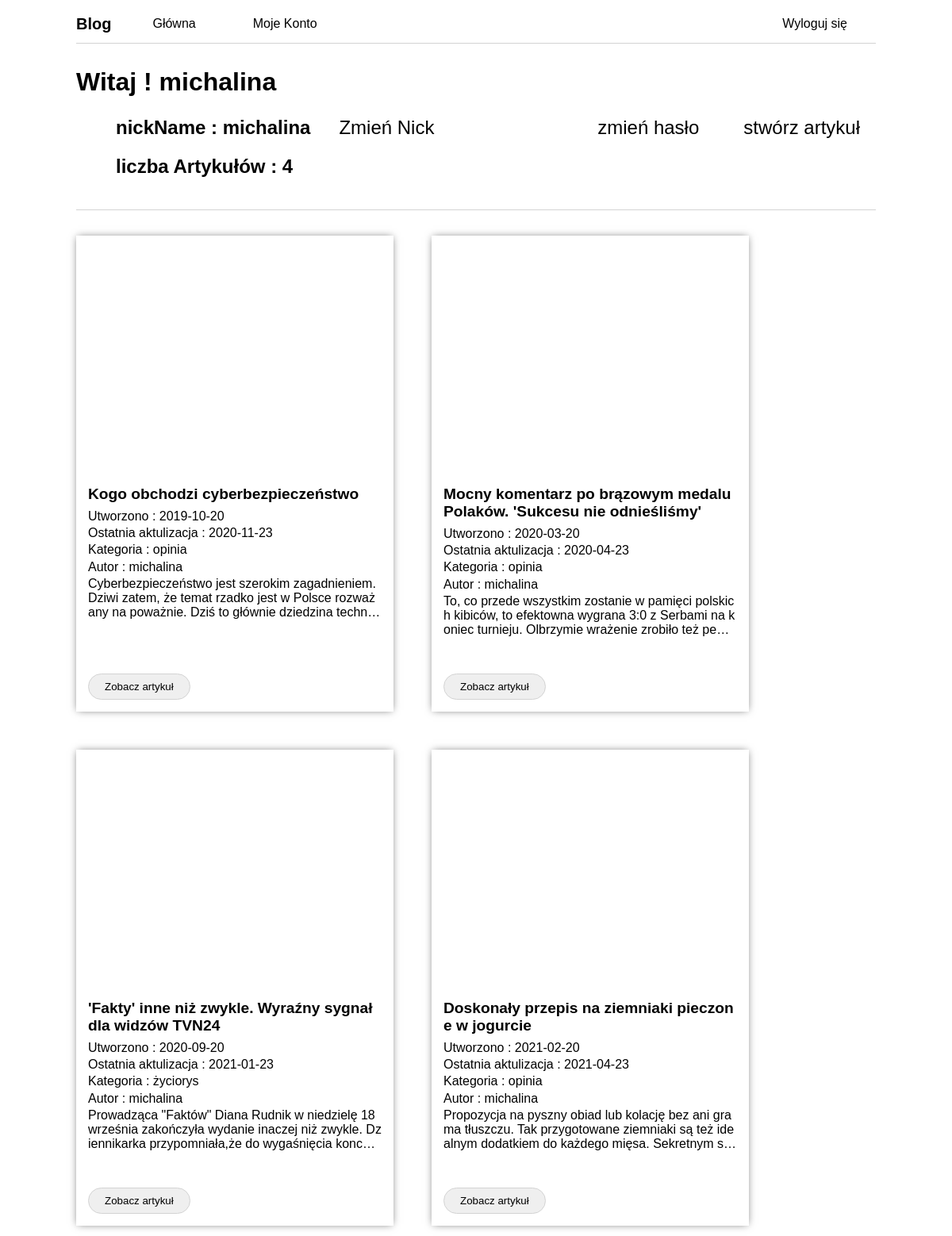
The app's page /moje/moje-konto.php (signed in) with its own data.
### tables this page shows
create table user_login(
        user_id int auto_increment not null,
        nickName varchar(50) not null,
        password varchar(500) not null,
        primary key(user_id)
);

create table article (
        article_id int auto_increment not null,
        article_header varchar(255) not null,
        article_src varchar(1000),
        article_text LONGTEXT,
        article_category_id int,
        article_created DATE not null,
        article_updated DATE not null,
        article_owner_id int,
        FOREIGN KEY(article_category_id) REFERENCES article_category (category_id),
        FOREIGN KEY(article_owner_id) REFERENCES user_login (user_id),
        primary key(article_id)
);

### components/articles.php (the view, shortened to what this page needs)
<!DOCTYPE html>
<html lang="en">
<head>
</head>
<body>
<?php
if($_SESSION['logged']){
    $loggedID = $_SESSION['loggedID'];
    $myarticleQ = "SELECT * from article inner join user_login on article_owner_id = user_login.user_id where article_owner_id = '$loggedID'";
    $myarticleR = mysqli_query($server,$myarticleQ);
    echo "<div class='articles' >";
    while($d = mysqli_fetch_array($myarticleR)){
        $text = json_decode($d['article_text'], true, 512, JSON_UNESCAPED_UNICODE);
        $category = $d['article_category_id'];
        if($category == 1) $textCategory = "życiorys";
        if($category == 2) $textCategory = "opinia";
        echo "<form class='article' method='post'>";
        echo "<div style='background-image: url($d[article_src])' class='image' ></div>";
        echo "<div class='article_info' >";
        echo "<h1>$d[article_header]</h1>";
        echo "<p>Utworzono : $d[article_created]</p>";
        echo "<p>Ostatnia aktulizacja : $d[article_updated]</p>";
        echo "<p>Kategoria : $textCategory</p>";
        echo "<p>Autor : $d[nickName]</p>";
        echo "<p>$text[text_1]</p>";
        echo "</div>";
        echo "<button type='submit' name='article' value='$d[article_id]' >Zobacz artykuł</button>";
        echo "</form>";
    }
    echo "</div>";
}
?>
</body>
</html>

### moje/moje-konto.php (shortened to what this page needs)
<?php
$server = mysqli_connect('localhost','root','');
?>
<!DOCTYPE html>
<html lang="pl">
<head>
   <link rel="stylesheet" href="../main.css">
</head>
<body>
   <?php include("../components/nav.php") ?>
    <div class="user-info">
        <?php
            $loggedID = $_SESSION['loggedID'];
            $nickq = "SELECT nickName from user_login where user_id = '$loggedID' ";
            $nickr = mysqli_query($server,$nickq);
            if(mysqli_query($server,$nickq)){
                while($d = mysqli_fetch_array($nickr)){
                    echo "<h1>Witaj ! $d[nickName]</h1>";
                }
            } else {
                $_SESSION['logged'] = false;
                $_SESSION['loggedID'] = 0;
                $url = $_SESSION['actualLink']."konto/zaloguj.php";
                header( "Location: $url" );
            }
        ?>
        <div class="user-stats" >
            <?php
                $loggedID = $_SESSION['loggedID'];
                $nickq = "SELECT nickName from user_login where user_id = '$loggedID' ";
                $nickr = mysqli_query($server,$nickq);
                if(mysqli_query($server,$nickq)){
                    while($d = mysqli_fetch_array($nickr)){
                        echo "<div>";
                            echo "<div>";
                                echo "<h1>nickName : $d[nickName]</h1> <a href='zmien-nick.php' >Zmień Nick</a>";
                            echo "</div>";
                            echo "<div class='zmien-haslo'>";
                                echo "<a href='zmien-haslo.php'>zmień hasło</a>";
                                echo "<a href='stworz-artykul.php'>stwórz artykuł</a>";
                            echo "</div>";
                        echo "</div>";
                    }
                }
                $nickq = "SELECT count(article_id) as suma from article where article_owner_id = '$loggedID' ";
                $nickr = mysqli_query($server,$nickq);
                if(mysqli_query($server,$nickq)){
                    while($d = mysqli_fetch_array($nickr)){
                        echo "<h1>liczba Artykułów : $d[suma]</h1>";
                    }
                }
            ?>
        </div>
    </div>
    <?php include("../components/articles.php") ?>
</body>
</html>

### components/nav.php
<header>
    <div class='nav' >
        <h1>Blog</h1>
        <?php
            $url = $_SESSION['mainLink'];
            echo "<a href='$url' >Główna</a>";
        ?>
        <?php
            $logged = $_SESSION['logged'];
            if($logged){
                $url = $_SESSION['actualLink']."moje/moje-konto.php";
                echo "<a href='$url' >Moje Konto</a>";
            }
        ?>
    </div>
    <div class='logged'>
        <?php
            $logged = $_SESSION['logged'];
            if(!$logged){
                $url = $_SESSION['actualLink']."konto/zaloguj.php";
                echo "<a href='$url' >Zaloguj się</a>";
            } else {
                $url = $_SESSION['actualLink']."konto/wyloguj.php";
                echo "<a href='$url' >Wyloguj się</a>";
            }
        ?>
    </div>
</header>

### main.css (style rules this page uses)
* { margin: 0; padding: 0; -webkit-box-sizing: border-box; box-sizing: border-box; color: black; font-family: 'Poppins', sans-serif; }
a { color: black; text-decoration: none; padding: 5px 20px; -webkit-transition: all .2s ease-in-out; transition: all .2s ease-in-out; }
body { padding: 1rem 8vw; }
header { display: -webkit-box; display: -ms-flexbox; display: flex; -webkit-box-align: center; -ms-flex-align: center; align-items: center; -webkit-box-pack: justify; -ms-flex-pack: justify; justify-content: space-between; padding-bottom: 10px; border-bottom: 1px solid lightgray; }
header .nav h1 { font-size: 20px; font-weight: 800; margin-right: 1rem; }
header .nav, header .logged { display: -webkit-box; display: -ms-flexbox; display: flex; -webkit-box-orient: horizontal; -webkit-box-direction: normal; -ms-flex-direction: row; flex-direction: row; -webkit-box-align: center; -ms-flex-align: center; align-items: center; }
header .nav a, header .logged a { margin: 0 1rem; }
.user-info { width: 100%; border-bottom: 1px solid lightgray; padding: 30px 0; }
.user-info .user-stats { width: 100%; padding: 20px 0 10px 50px; }
.user-info .user-stats h1 { font-size: 1.5rem; font-weight: 600; }
.user-info .user-stats div { width: 100%; display: -webkit-box; display: -ms-flexbox; display: flex; -webkit-box-orient: horizontal; -webkit-box-direction: normal; -ms-flex-direction: row; flex-direction: row; -webkit-box-align: center; -ms-flex-align: center; align-items: center; -webkit-box-pack: justify; -ms-flex-pack: justify; justify-content: space-between; }
.user-info .user-stats div h1 { font-size: 1.5rem; font-weight: 600; }
.user-info .user-stats div div, .user-info .user-stats div .zmien-haslo { display: -webkit-box; display: -ms-flexbox; display: flex; -webkit-box-orient: horizontal; -webkit-box-direction: normal; -ms-flex-direction: row; flex-direction: row; -webkit-box-align: center; -ms-flex-align: center; align-items: center; -webkit-box-pack: start; -ms-flex-pack: start; justify-content: flex-start; margin-bottom: 1rem; }
.user-info .user-stats div div h1, .user-info .user-stats div .zmien-haslo h1 { font-size: 1.5rem; font-weight: 600; word-break: break-all; }
.user-info .user-stats div div a, .user-info .user-stats div .zmien-haslo a { margin-left: 1rem; font-size: 1.5rem; font-weight: 300; }
.user-info .user-stats div .zmien-haslo { -webkit-box-pack: end; -ms-flex-pack: end; justify-content: flex-end; }
.articles { display: -webkit-box; display: -ms-flexbox; display: flex; -ms-flex-wrap: wrap; flex-wrap: wrap; -webkit-box-orient: horizontal; -webkit-box-direction: normal; -ms-flex-direction: row; flex-direction: row; margin-top: 2rem; gap: 3rem; }
.articles .article { width: 400px; height: 600px; position: relative; -webkit-box-shadow: 0px 0px 10px -2px rgba(0, 0, 0, 0.582); box-shadow: 0px 0px 10px -2px rgba(0, 0, 0, 0.582); }
.articles .article .image { width: 100%; height: 300px; background-position: center; background-repeat: no-repeat; background-size: cover; z-index: 2; }
.articles .article .article_info { padding: 15px; }
.articles .article .article_info h1 { font-size: 1.2rem; -webkit-box-orient: vertical; display: -webkit-box; overflow: hidden; word-break: break-all; text-overflow: ellipsis; -webkit-line-clamp: 2; margin-bottom: .5rem; }
.articles .article .article_info p { -webkit-box-orient: vertical; display: -webkit-box; overflow: hidden; word-break: break-all; text-overflow: ellipsis; -webkit-line-clamp: 3; margin-bottom: .2rem; }
.articles .article button { position: absolute; bottom: 15px; border-radius: 25px; border: 1px solid lightgray; padding: 8px 20px; margin-left: 15px; }

### records on screen
user_login: nickName "michalina"
article: article_header "Kogo obchodzi cyberbezpieczeństwo", article_created "2019-10-20", article_updated "2020-11-23", article_category "opinia", article_owner.nickName "michalina", article_text "Cyberbezpieczeństwo jest szerokim zagadnieniem. Dziwi zatem, że temat rzadko jest w Polsce rozważany na poważnie. Dziś to głównie…", $d[article_id] 3 (drawn)
article: article_header "Mocny komentarz po brązowym medalu Polaków. 'Sukcesu nie odnieśliśmy'", article_created "2020-03-20", article_updated "2020-04-23", article_category "opinia", article_owner.nickName "michalina", article_text "To, co przede wszystkim zostanie w pamięci polskich kibiców, to efektowna wygrana 3:0 z Serbami na koniec turnieju. Olbrzymie wrażenie zrobiło…", $d[article_id] 8 (drawn)
article: article_header "'Fakty' inne niż zwykle. Wyraźny sygnał dla widzów TVN24", article_created "2020-09-20", article_updated "2021-01-23", article_category "życiorys", article_owner.nickName "michalina", article_text "Prowadząca \"Faktów\" Diana Rudnik w niedzielę 18 września zakończyła wydanie inaczej niż zwykle. Dziennikarka przypomniała,że do wygaśnięcia…", $d[article_id] 11 (drawn)
article: article_header "Doskonały przepis na ziemniaki pieczone w jogurcie", article_created "2021-02-20", article_updated "2021-04-23", article_category "opinia", article_owner.nickName "michalina", article_text "Propozycja na pyszny obiad lub kolację bez ani grama tłuszczu. Tak przygotowane ziemniaki są też idealnym dodatkiem do każdego mięsa.…", $d[article_id] 14 (drawn)

### other values on screen
$d[suma] "4"
